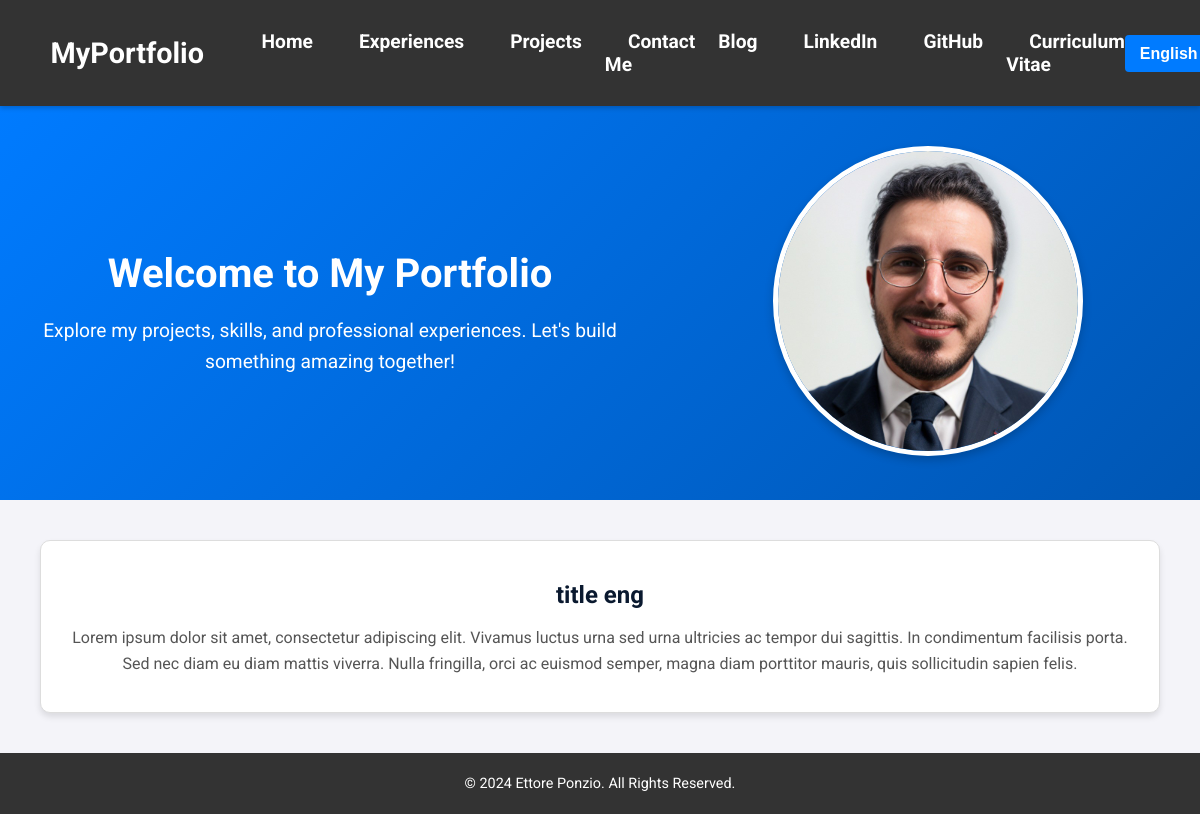
The app's page /en/, older data.
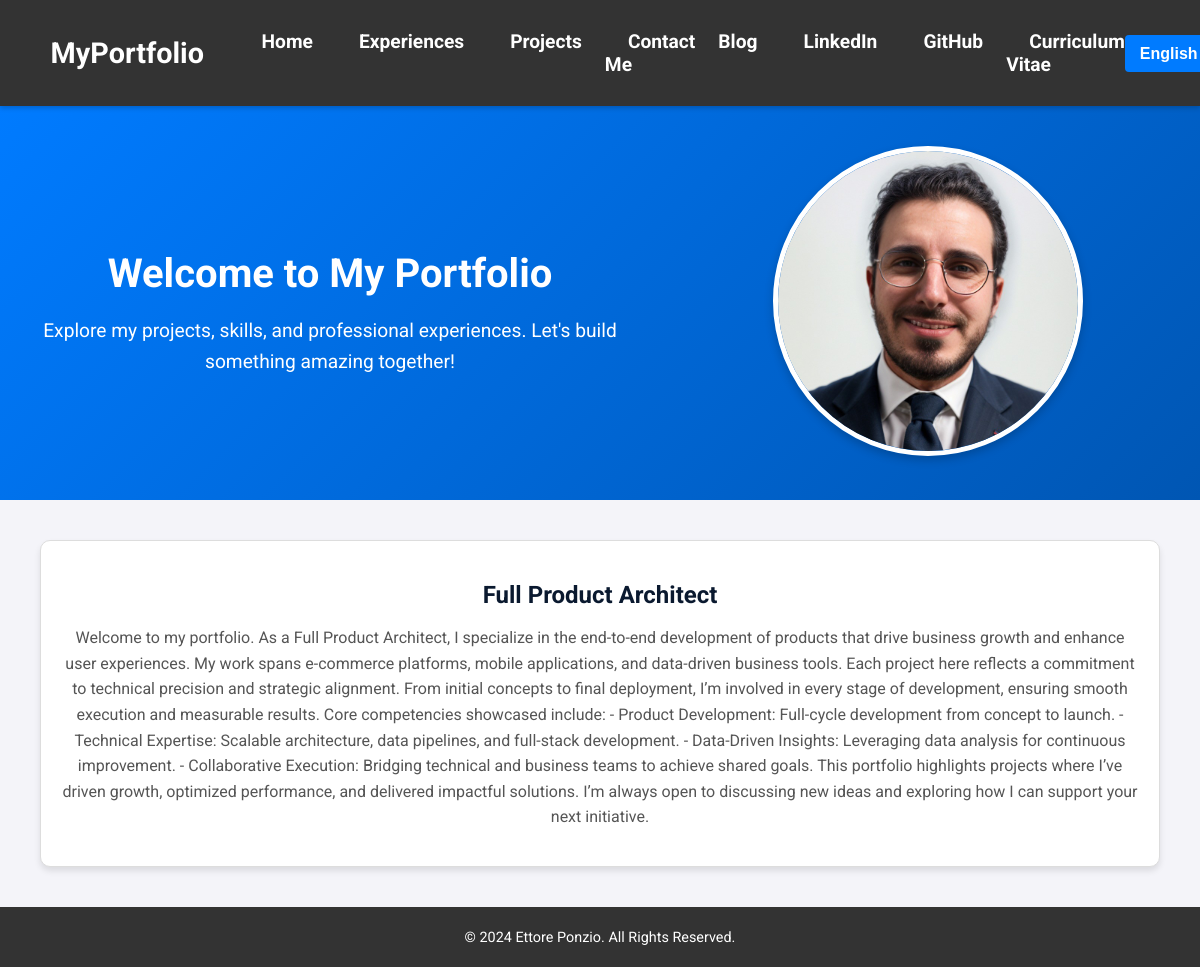
The same page, newer data.
### portfolio/models.py (models this page shows, shortened)
class Section(models.Model):
    title_en = models.CharField(
        max_length=200,
        help_text=_("Title of the section in English"),
        verbose_name=_("Title (EN)")
    )
    title_it = models.CharField(
        max_length=200,
        help_text=_("Title of the section in Italian"),
        verbose_name=_("Title (IT)")
    )
    description_en = models.TextField(
        help_text=_("Description content for the section in English"),
        verbose_name=_("Description (EN)")
    )
    description_it = models.TextField(
        help_text=_("Description content for the section in Italian"),
        verbose_name=_("Description (IT)")
    )
    class Meta:
        verbose_name = _("Section")
        verbose_name_plural = _("Sections")

### portfolio/views.py (the view)
# urls.py: 2. Add a URL to urlpatterns:  path('', views.home, name='home')
def home(request):
    user_language = get_language()  # Get the current user's language (e.g., 'en' or 'it')
    sections = Section.objects.all()
    for section in sections:
        if user_language == 'it':
            section.display_title = section.title_it
            section.display_description = section.description_it
        else:
            section.display_title = section.title_en
            section.display_description = section.description_en
    context = {'sections': sections}
    return render(request, 'portfolio/home.html', context)

### portfolio/templates/portfolio/home.html (shortened to what this page needs)
{% extends 'portfolio/base.html' %}
{% load static %}
{% load i18n %}
{% block styles %}
    <link rel="stylesheet" href="{% static 'portfolio/css/home.css' %}">
{% endblock %}
{% block content %}
<article class="home-page">
    <section class="hero-section">
        <div class="hero-text">
            <h1>{% trans "Welcome to My Portfolio" %}</h1>
            <p>
                {% trans "Explore my projects, skills, and professional experiences. Let's build something amazing together!" %}
            </p>
        </div>
        <div class="hero-image">
            <img src="{% static 'portfolio/images/profile.jpeg' %}" alt="{% trans 'Profile Image' %}">
        </div>
    </section>
    <section class="sections-container">
        {% for section in sections %}
        <div class="dynamic-section">
            <h2>{{ section.display_title }}</h2>
            <p>{{ section.display_description }}</p>
        </div>
        {% endfor %}
    </section>
</article>
{% endblock %}

Row changes from the older to the newer data that the page shows:
removed Section: display_title "title eng", display_description "Lorem ipsum dolor sit amet, consectetur adipiscing elit. Vivamus luctus urna sed urna ultricies ac tempor dui sagittis. In condimentum facilisis porta. Sed nec diam eu diam mattis viverra. Nulla fringilla, orci ac euismod semper, magna diam porttitor mauris, quis sollicitudin sapien felis."
added Section: display_title "Full Product Architect", display_description "Welcome to my portfolio. As a Full Product Architect, I specialize in the end-to-end development of products that drive business growth and enhance user experiences. My work spans e-commerce platforms, mobile applications, and data-driven business tools. Each project here reflects a commitment to technical precision and strategic alignment. From initial concepts to final deployment, I’m involved in every stage of development, ensuring smooth execution and measurable results. Core competencies showcased include: - Product Development: Full-cycle development from concept to launch. - Technical Expertise: Scalable architecture, data pipelines, and full-stack development. - Data-Driven…"
